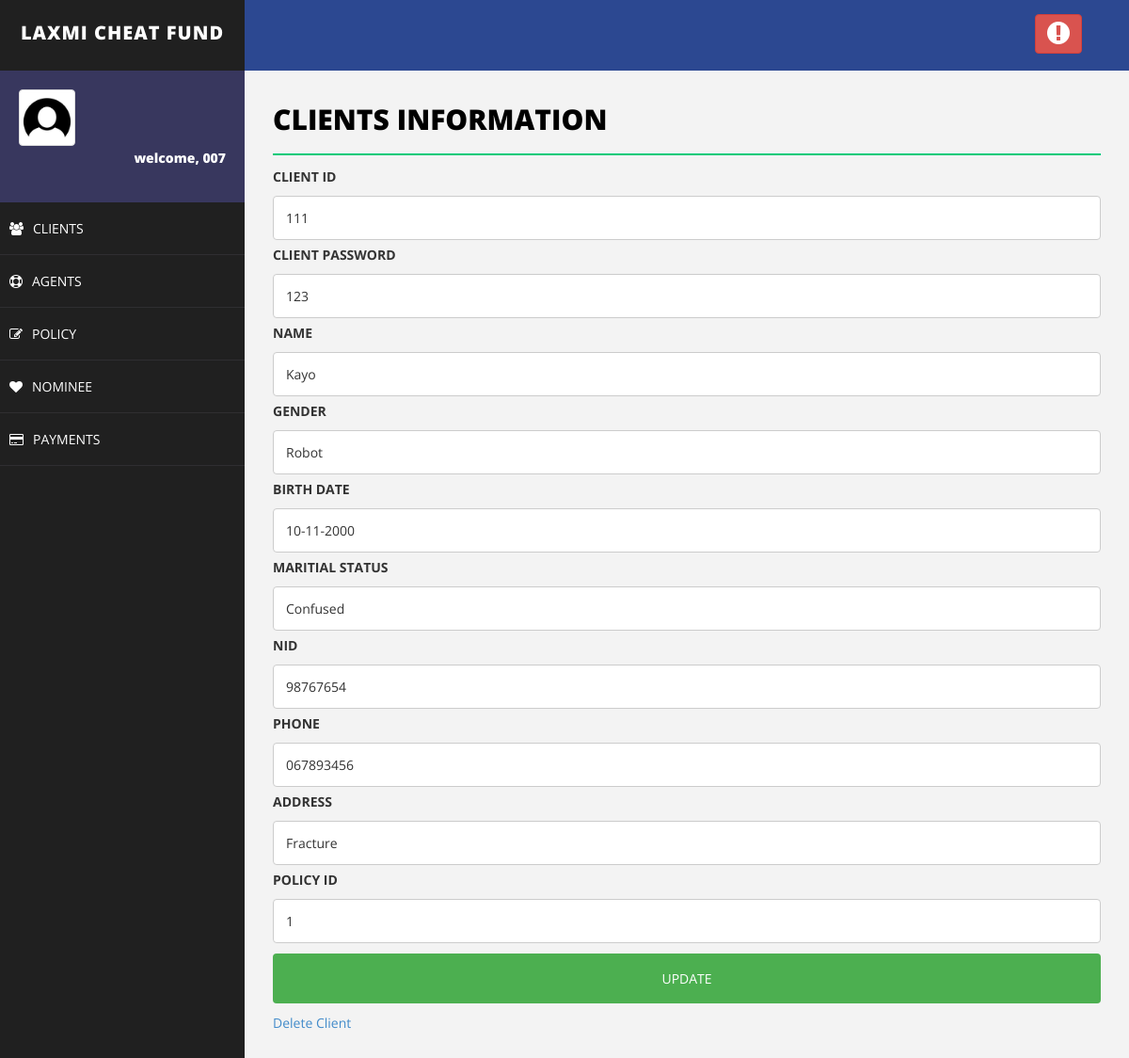
The app's page /editClient.php?client_id=111 (signed in) with its own data.
### tables this page shows
CREATE TABLE `client` (
  `client_id` varchar(200) NOT NULL,
  `client_password` varchar(30) NOT NULL,
  `name` varchar(50) NOT NULL,
  `sex` varchar(20) NOT NULL,
  `birth_date` varchar(20) NOT NULL,
  `marital_status` varchar(20) NOT NULL,
  `nid` varchar(50) NOT NULL,
  `phone` varchar(20) NOT NULL,
  `address` varchar(50) NOT NULL,
  `policy_id` varchar(50) NOT NULL
);

### editClient.php (the view, shortened to what this page needs)
<!DOCTYPE html>
<html>
<head>
    <link href="assets/css/bootstrap.css" rel="stylesheet" />
    <link href="assets/css/font-awesome.css" rel="stylesheet" />
    <link href="assets/css/basic.css" rel="stylesheet" />
    <link href="assets/css/custom.css" rel="stylesheet" />
</head>
<body>
<?php include 'header.php';
?>
        <div id="page-wrapper">
                <div class="row">
                    <div class="col-md-12">
                        <h1 class="page-head-line">Clients Information</h1>
                    </div>
                </div>
<?php
	if($_SERVER["REQUEST_METHOD"] == "GET"){
		$client_id = $_GET["client_id"];
	}
	$sql = "SELECT * from client where client_id='$client_id'";
	$result = $conn->query($sql);
	  echo "<div>\n";
	while($row = $result->fetch_assoc()) {
?>
<form action="updateClient.php" method="post" enctype="multipart/form-data">
<?php
		echo "<label for=\"fname\">CLIENT ID</label>";
	    echo "<input type=\"text\" client_id=\"fname\" name=\"client_id\" placeholder=\"clients id..\" value=\"$row[client_id]\">";
		echo "<label for=\"fname\">CLIENT PASSWORD</label>";
	    echo "<input type=\"text\" client_id=\"fname\" name=\"client_password\" placeholder=\"clients password..\" value=\"$row[client_password]\">";
		echo "<label for=\"fname\">NAME</label>";
	    echo "<input type=\"text\" client_id=\"fname\" name=\"name\" placeholder=\"clients name..\" value=\"$row[name]\">";
		echo "<label for=\"fname\">GENDER</label>";
		echo "<input type=\"text\" client_id=\"fname\" name=\"sex\" placeholder=\"clients gender..\" value=\"$row[sex]\">";
		echo "<label for=\"fname\">BIRTH DATE</label>";
		echo "<input type=\"text\" client_id=\"fname\" name=\"birth_date\" placeholder=\"clients Birth Date..\" value=\"$row[birth_date]\">";
		echo "<label for=\"fname\">MARITIAL STATUS</label>";
		echo "<input type=\"text\" client_id=\"fname\" name=\"marital_status\" placeholder=\"clients Maritial Status..\" value=\"$row[marital_status]\">";
		echo "<label for=\"fname\">NID</label>";
		echo "<input type=\"text\" client_id=\"fname\" name=\"nid\" placeholder=\"clients NID..\" value=\"$row[nid]\">";
		echo "<label for=\"fname\">PHONE</label>";
		echo "<input type=\"text\" client_id=\"fname\" name=\"phone\" placeholder=\"clients Phone..\" value=\"$row[phone]\">";
		echo "<label for=\"fname\">ADDRESS</label>";
		echo "<input type=\"text\" client_id=\"fname\" name=\"address\" placeholder=\"clients Address..\" value=\"$row[address]\">";
		echo "<label for=\"fname\">POLICY ID</label>";
		echo "<input type=\"text\" client_id=\"fname\" name=\"policy_id\" placeholder=\"policy id..\" value=\"$row[policy_id]\">";
		?>
			<input type="submit" value="UPDATE" name="submit">
			</form>
		<?php
	echo "<a href='deleteClient.php?client_id=".$client_id."'>Delete Client</a>";
echo "</div>\n";
    }
?>
        </div>
    </div>
</body>
</html>

### assets/css/basic.css (style rules this page uses)
body { font-family: 'Open Sans', sans-serif; line-height:25px; }
#page-wrapper { padding: 15px 15px; min-height: 600px; background: #F3F3F3; }
.page-head-line { font-size: 30px; text-transform: uppercase; color: #000; font-weight: 800; padding-bottom: 20px; border-bottom: 2px solid #00CA79; margin-bottom: 10px; }
@media (min-width:768px) { #page-wrapper { margin: 0 0 0 260px; padding: 15px 30px; min-height: 1200px; } }

### editClient.php (style rules this page uses)
input[type=text], select { width: 100%; padding: 10px 13px; margin: 3px 0; display: inline-block; border: 1px solid #ccc; border-radius: 4px; box-sizing: border-box; }
input[type=submit] { width: 100%; background-color: #4CAF50; color: white; padding: 14px 20px; margin: 8px 0; border: none; border-radius: 4px; cursor: pointer; }

### records on screen
client: client_id "111", client_password "123", name "Kayo", sex "Robot", birth_date "10-11-2000", marital_status "Confused", nid "98767654", phone "067893456", address "Fracture", policy_id "1"

### other values on screen
$_SESSION["username"] "007"
